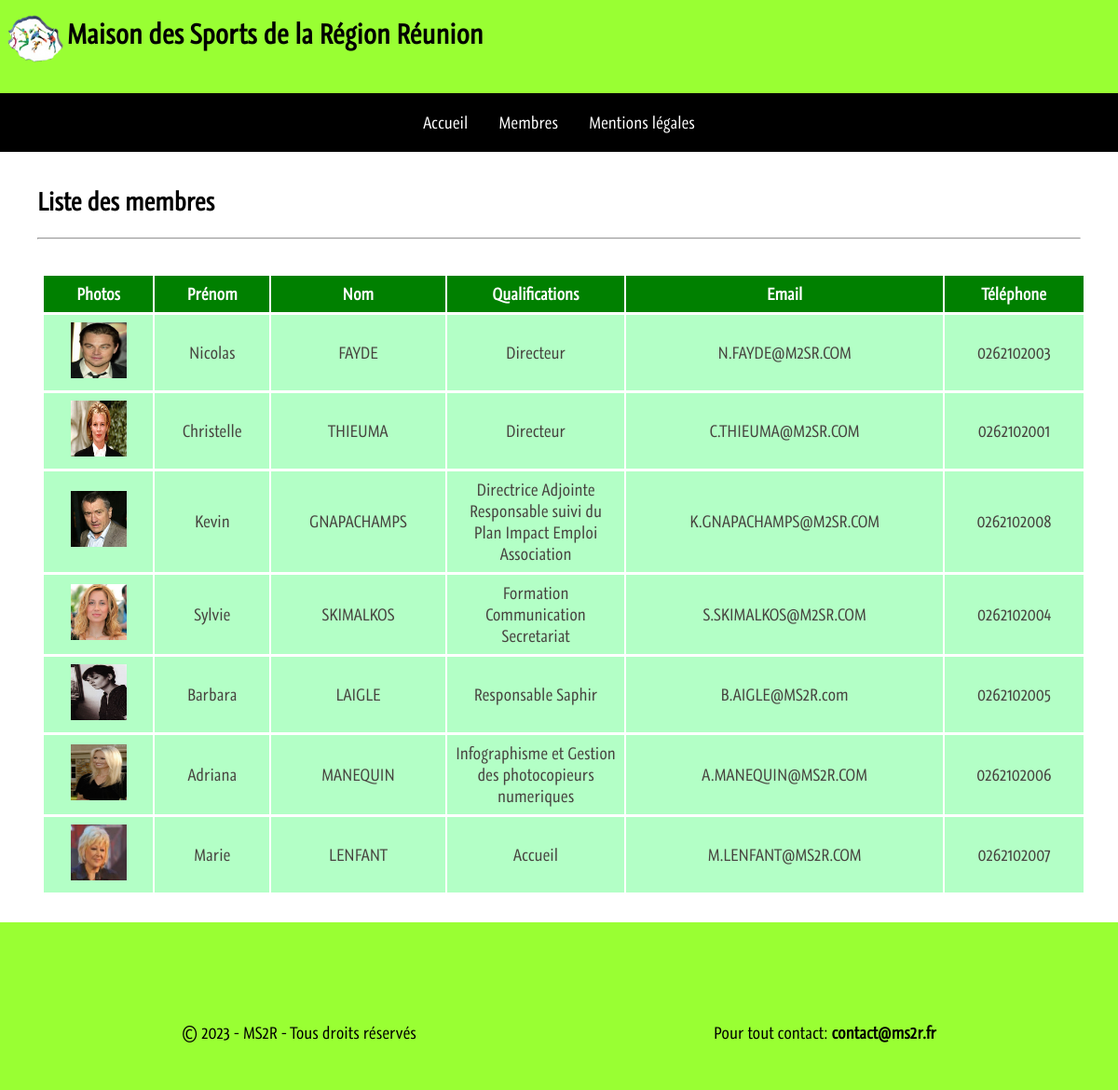
The page /membres.php on the database its author committed.
### tables this page shows
CREATE TABLE IF NOT EXISTS `membres` (
  `id` varchar(5) NOT NULL DEFAULT '',
  `nom` varchar(15) DEFAULT NULL,
  `prenom` varchar(15) DEFAULT NULL,
  `qualifications` varchar(90) DEFAULT NULL,
  `mail` varchar(45) DEFAULT NULL,
  `tel` varchar(10) DEFAULT NULL,
  `idService` varchar(15) DEFAULT NULL,
  `photos` varchar(256) DEFAULT NULL,
  PRIMARY KEY (`id`),
  KEY `FK_Membres` (`idService`)
);

### membres.php (the view, shortened to what this page needs)
<!DOCTYPE html PUBLIC "-//W3C//DTD HTML 4.01//EN" "http://www.w3.org/TR/html4/strict.dtd">
    <html lang="fr">
    <head>
        <link rel="stylesheet" type="text/css" href="styles/styles.css">
    </head>
    <?php include 'header.php'; ?>
    <?php include 'menu.php';?>
    <body>
        <div id="contenu-body">
            <div id="titre-page">
                <h2 itemprop="name">Liste des membres</h2>
                <hr>
                <br>
            </div>
            <table>
               <thead>
                    <tr>
                        <th>Photos</th>
                        <th>Prénom</th>
                        <th>Nom</th>
                        <th>Qualifications</th>
                        <th>Email</th>
                        <th>Téléphone</th>
                    </tr>
               </thead>
               <tbody>
               <?php
                    require_once 'connexionBD.php';
                    $sql = "SELECT * FROM membres";
                    $resultat = $connexion->query($sql) or die(print_r($connexion->errorInfo(), true));
                    while ($ligne = $resultat->fetch())
                    {
                        echo '<tr>';
                        echo'<td>' .
                        '<img src = "' . $ligne['photos'] . '" width = "60px" height = "60px"/>' . '</td>';
                        echo'<td>' . $ligne["nom"] . '</td>';
                        echo '<td>'. $ligne["prenom"] . '</td>';
                        echo '<td>'. $ligne["qualifications"] . '</td>';
                        echo '<td>'. $ligne["mail"] . '</td>';
                        echo '<td>'. $ligne["tel"] . '</td>';
                        echo '</tr>';
                    }
                ?>
            </table>
        </div>
    </body>
    <?php include 'footer.php'; ?>
</html>

### header.php
<header id="haut" role="banner">
    <div id="contenu-header">
        <div class="profil">
            <img src="img/logo_off.png">
        </div>
        <div>
            <h1 id="text-header"><a href="#" id="titre-page">Maison des Sports de la Région Réunion</a></h1>
        </div>
    </div>
</header>

### menu.php
<nav role="navigation">
    <ul>
        <li><a href="index.php" class="active">Accueil</a></li>
        <li><a href="membres.php" class="active">Membres</a></li>
        <li><a href="mentions.php" class="active">Mentions légales</a></li>
    </ul>
</nav>

### footer.php (shortened to what this page needs)
<footer id="bas" role="contentinfo">
    <div id="contenu-footer">
        <div class="text-footer">
            <p>Pour tout contact: <a href="mailto:contact@ms2r-run.fr" class="liens-footer"><b>contact@ms2r.fr</b></a>
            </p>
        </div>
        <p id="copyright"> <a href="/" id="lien-login" onclick="document.location='pi.php';return false"> &copy; </a><?php echo date("Y");?> - MS2R - Tous droits réservés</p>
    </div>
</footer>

### styles/styles.css (style rules this page uses)
a { color: blue; text-decoration: none; }
html { background-color: white; font-family: "GraublauWeb Regular"; }
body { font-size: 14px; }
#bas { height: 1px; background-color: #99ff33; display: table-row; font-size: 17px; }
#haut { height: 100px; background-color: #99ff33; display: table-row; padding: 5px; margin: 0px; position: relative; }
#contenu-header { height: auto; }
html, body, div { margin: 0px; padding: 0px; }
html, body { height: 100%; margin: 0; display: table; width: 100%; }
li { list-style-type: none; }
nav { background-color: #000; text-align: center; padding: 15px; }
nav ul { margin: 5px; padding: 0; }
nav ul li { list-style-type: none; display: inline-block; padding: 0; margin: 0; }
nav ul li a { color: white; font-size: 17px; padding: 15px; }
#contenu-body { margin-left: 25px; margin-right: 25px; margin-bottom: 15px; padding: 15px; font-size: 17px; }
.text-footer { float: right; margin-right: 105px; position: static; }
.liens-footer { color: #000; text-decoration: none; }
#copyright { color: black; float: left; margin-left: 105px; }
.profil { margin: 15px; float: left; padding: 5px; }
#titre-page { position: left; }
#contenu-footer { height: auto; padding: 90px; position: static; }
header img { float: left; position: absolute; left: 0; top: 0; vertical-align: middle; margin-top: 0.5%; }
#text-header { position: absolute; margin-left: 6%; margin-top: 1.5%; color: black; }
#titre-page { color: black; }
table tr th, table tr td { background: green; color: #FFF; padding: 8px 8px; }
table tr td { background: #b3ffc6; color: #47433F; border-top: 1px solid #FFF; }
td { width:50px; text-align: center; border-width:2px; text-align: center; }
table { margin-top: 5px; margin-left: 5px; width:100%; }
#lien-login { color: #000; text-decoration: all; cursor: auto; }

### rows shown on the page
membres: photos (picture), nom "Nicolas", prenom "FAYDE", qualifications "Directeur", mail "N.FAYDE@M2SR.COM", tel "0262102003"
membres: photos (picture), nom "Christelle", prenom "THIEUMA", qualifications "Directeur", mail "C.THIEUMA@M2SR.COM", tel "0262102001"
membres: photos (picture), nom "Kevin", prenom "GNAPACHAMPS", qualifications "Directrice Adjointe Responsable suivi du Plan Impact Emploi Association", mail "K.GNAPACHAMPS@M2SR.COM", tel "0262102008"
membres: photos (picture), nom "Sylvie", prenom "SKIMALKOS", qualifications "Formation Communication Secretariat", mail "S.SKIMALKOS@M2SR.COM", tel "0262102004"
membres: photos (picture), nom "Barbara", prenom "LAIGLE", qualifications "Responsable Saphir", mail "B.AIGLE@MS2R.com", tel "0262102005"
membres: photos (picture), nom "Adriana", prenom "MANEQUIN", qualifications "Infographisme et Gestion des photocopieurs numeriques", mail "A.MANEQUIN@MS2R.COM", tel "0262102006"
membres: photos (picture), nom "Marie", prenom "LENFANT", qualifications "Accueil", mail "M.LENFANT@MS2R.COM", tel "0262102007"
